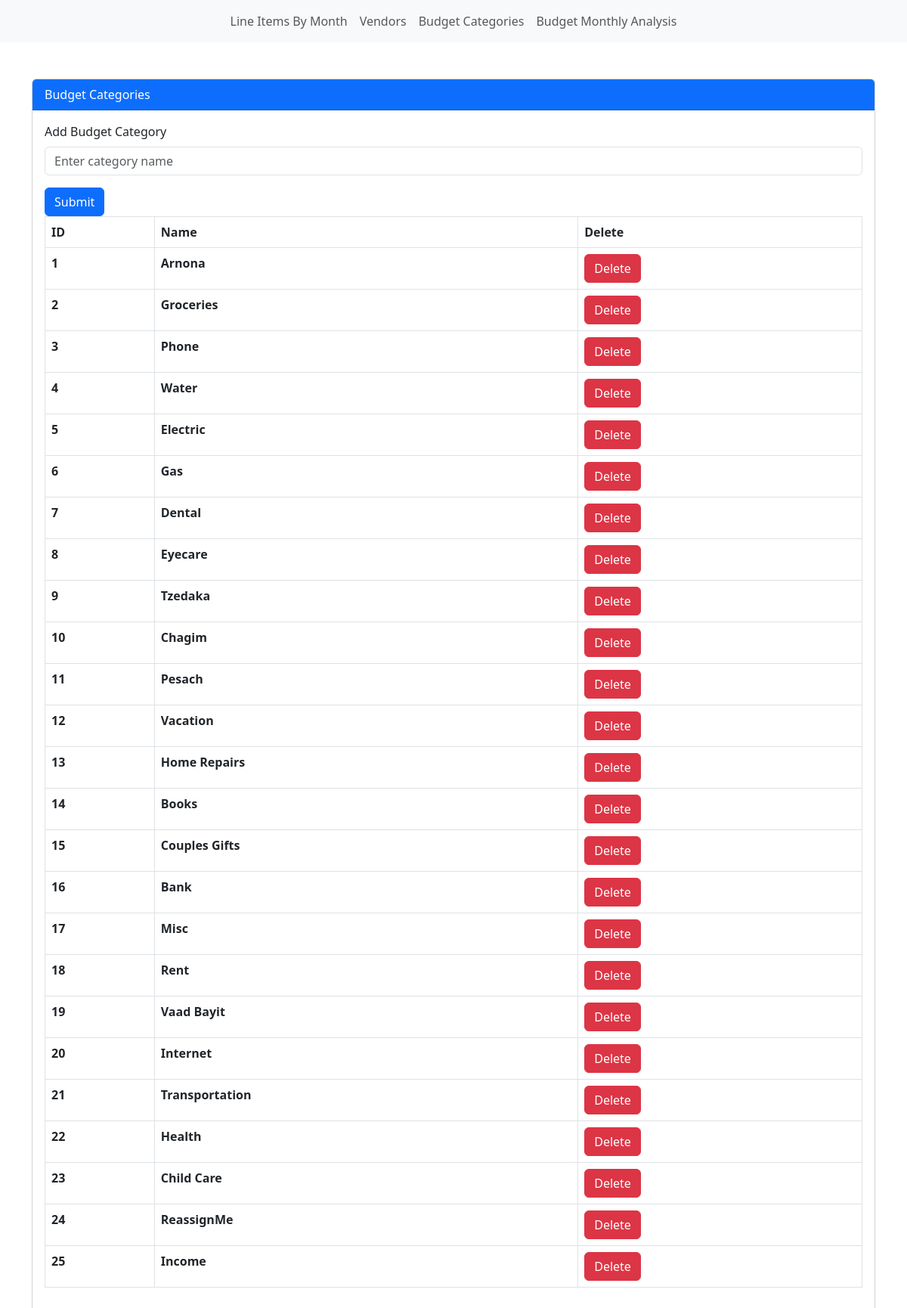
The page /budget_categories on the database its author committed.
### app/models.py (models this page shows, shortened)
class BudgetCategory(db.Model):
    __tablename__ = 'budget_category'
    id            = Column('id', INTEGER(), primary_key=True, autoincrement=True)
    name          = Column('name', String(), nullable=False)

### app/routes.py (the view)
@app.route('/budget_categories')
def budget_categories():
    budget_categories = db.session.execute(select(BudgetCategory)).all()
    return render_template('budget_categories.html',
                           budget_categories=budget_categories)

### app/templates/budget_categories.html (shortened to what this page needs)
{% extends 'base.html' %}
{% block content %}
<main>
    <div class="container mt-5">
        <div class="card">
            <div class="card-header bg-primary text-white">
                Budget Categories
            </div>
            <div class="card-body">
                <form action="{{ url_for('add_budget_category') }}" method="POST">
                    <div class="mb-3">
                        <label for="categoryName" class="form-label">Add Budget Category</label>
                        <input type="text" class="form-control" id="categoryName" name="category_name" placeholder="Enter category name" required>
                    </div>
                    <button type="submit" class="btn btn-primary">Submit</button>
                </form>
                <div class="table-responsive">
                    <table class="table table-bordered">
                        <thead>
                            <tr>
                                <th scope="col">ID</th>
                                <th scope="col">Name</th>
                                <th scope="col">Delete</th>
                            </tr>
                        </thead>
                        <tbody>
                            {% for bc in budget_categories %}
                                <tr id="{{bc[0].id}}-row">
                                    <th scope="row">{{bc[0].id}}</th>
                                    <th scope="row">{{bc[0].name}}</th>
                                    <th scope="row"><button class="btn btn-danger del-button" id="{{bc[0].id}}">Delete</button></th>
                                </tr>
                            {% endfor %}
                        </tbody>
                    </table>
                </div>
            </div>
        </div>
    </div>
</main>
{% endblock content %}

### app/templates/base.html (shortened to what this page needs)
<!DOCTYPE html>
<html lang="en">
<head>
  <link href="https://cdn.jsdelivr.net/npm/bootstrap@5.3.0-alpha3/dist/css/bootstrap.min.css" rel="stylesheet">
</head>
<body>
    <nav class="navbar navbar-expand-lg navbar-light bg-light">
        <div class="collapse navbar-collapse justify-content-center" id="navbarNav">
            <ul class="navbar-nav">
                <li class="nav-item active">
                    <a class="nav-link" href="{{url_for('line_items_by_month')}}">Line Items By Month</a>
                </li>
                <li class="nav-item">
                    <a class="nav-link" href="{{url_for('vendors')}}">Vendors</a>
                </li>
                <li class="nav-item">
                    <a class="nav-link" href="{{url_for('budget_categories')}}">Budget Categories</a>
                </li>
                <li class="nav-item">
                    <a class="nav-link" href="{{url_for('budget_monthly_analysis')}}">Budget Monthly Analysis</a>
                </li>
            </ul>
        </div>
    </nav>
    {% block content %}{% endblock content %}
</body>
</html>

### rows shown on the page
BudgetCategory: id "1", name "Arnona"
BudgetCategory: id "2", name "Groceries"
BudgetCategory: id "3", name "Phone"
BudgetCategory: id "4", name "Water"
BudgetCategory: id "5", name "Electric"
BudgetCategory: id "6", name "Gas"
BudgetCategory: id "7", name "Dental"
BudgetCategory: id "8", name "Eyecare"
BudgetCategory: id "9", name "Tzedaka"
BudgetCategory: id "10", name "Chagim"
BudgetCategory: id "11", name "Pesach"
BudgetCategory: id "12", name "Vacation"
BudgetCategory: id "13", name "Home Repairs"
BudgetCategory: id "14", name "Books"
BudgetCategory: id "15", name "Couples Gifts"
BudgetCategory: id "16", name "Bank"
BudgetCategory: id "17", name "Misc"
BudgetCategory: id "18", name "Rent"
BudgetCategory: id "19", name "Vaad Bayit"
BudgetCategory: id "20", name "Internet"
BudgetCategory: id "21", name "Transportation"
BudgetCategory: id "22", name "Health"
BudgetCategory: id "23", name "Child Care"
BudgetCategory: id "24", name "ReassignMe"
BudgetCategory: id "25", name "Income"
